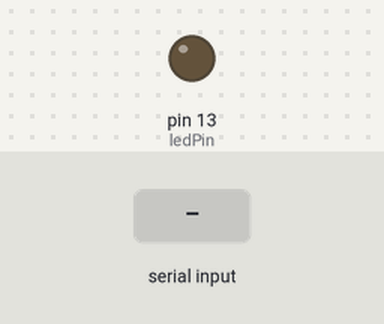
The sketch below on a simulated Arduino Uno, built with avr-gcc and run on an emulated ATmega328P. Parts: output pins drawn as LEDs (lit = HIGH). Inputs (shaded band) come from the test bench.

Above: at 1.2 s.
1.3 s: "1" received over Serial
At 2.5 s:
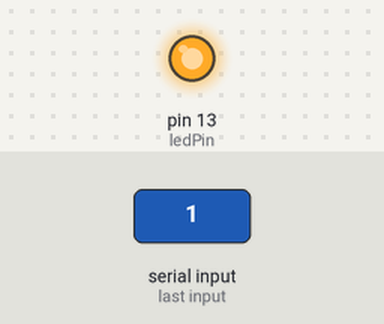
2.8 s: "0" received over Serial
At 3.8 s:
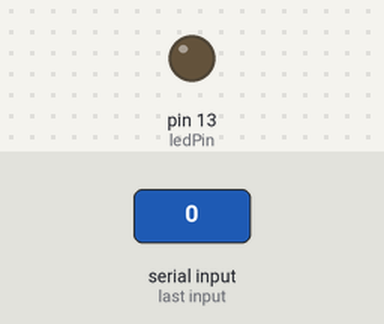
Timing chart, 0 to 5.8 s (numbered marks = the images above; inputs shaded):
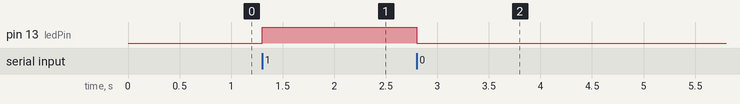

Measured:
- after the input at 1.3 s, pin 13 (ledPin): LOW → HIGH at once
- after the input at 2.8 s, pin 13 (ledPin): HIGH → LOW at once

The sketch:

arduino_code.ino
```cpp
int ledPin = 13;
int state = 0;
void setup() {
  pinMode(ledPin, OUTPUT);
  digitalWrite(ledPin, LOW);
  Serial.begin(9600);
}
void loop() {
  if(Serial.available() > 0){ // Checks whether data is comming from the serial port
    state = Serial.read(); // Reads the data from the serial port
 }

 if (state == '0') {
  digitalWrite(ledPin, LOW);
  state = 0;
 }
 else if (state == '1') {
  digitalWrite(ledPin, HIGH);
  state = 0;

 }else if (state == '2'){
  Serial.print(digitalRead(ledPin));
  state = 0;
 }
}
```
